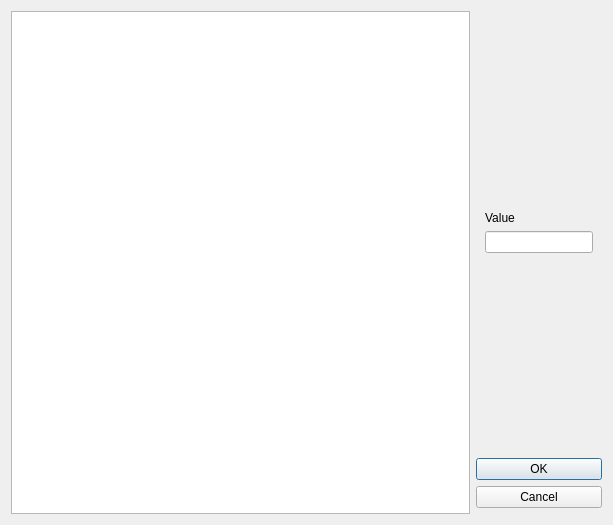
<?xml version="1.0" encoding="UTF-8"?>
<ui version="4.0">
 <class>CVarDialog</class>
 <widget class="QDialog" name="CVarDialog">
  <property name="geometry">
   <rect>
    <x>0</x>
    <y>0</y>
    <width>613</width>
    <height>525</height>
   </rect>
  </property>
  <property name="windowTitle">
   <string>Add CVar</string>
  </property>
  <layout class="QGridLayout" name="gridLayout">
   <item row="5" column="1">
    <widget class="QDialogButtonBox" name="buttonBox">
     <property name="sizePolicy">
      <sizepolicy hsizetype="Minimum" vsizetype="Maximum">
       <horstretch>0</horstretch>
       <verstretch>0</verstretch>
      </sizepolicy>
     </property>
     <property name="orientation">
      <enum>Qt::Vertical</enum>
     </property>
     <property name="standardButtons">
      <set>QDialogButtonBox::Cancel|QDialogButtonBox::Ok</set>
     </property>
    </widget>
   </item>
   <item row="1" column="1">
    <spacer name="verticalSpacer2">
     <property name="orientation">
      <enum>Qt::Vertical</enum>
     </property>
     <property name="sizeHint" stdset="0">
      <size>
       <width>20</width>
       <height>40</height>
      </size>
     </property>
    </spacer>
   </item>
   <item row="1" column="0" rowspan="6">
    <widget class="QListView" name="cvarList">
     <property name="editTriggers">
      <set>QAbstractItemView::NoEditTriggers</set>
     </property>
     <property name="alternatingRowColors">
      <bool>true</bool>
     </property>
    </widget>
   </item>
   <item row="2" column="1">
    <widget class="QStackedWidget" name="valueStack">
     <property name="sizePolicy">
      <sizepolicy hsizetype="Maximum" vsizetype="Maximum">
       <horstretch>0</horstretch>
       <verstretch>0</verstretch>
      </sizepolicy>
     </property>
     <property name="currentIndex">
      <number>0</number>
     </property>
     <widget class="QWidget" name="stringPage">
      <layout class="QVBoxLayout" name="stringPageLayout">
       <item>
        <widget class="QLabel" name="stringLabel">
         <property name="sizePolicy">
          <sizepolicy hsizetype="Fixed" vsizetype="Preferred">
           <horstretch>0</horstretch>
           <verstretch>0</verstretch>
          </sizepolicy>
         </property>
         <property name="text">
          <string>Value</string>
         </property>
         <property name="textFormat">
          <enum>Qt::PlainText</enum>
         </property>
         <property name="alignment">
          <set>Qt::AlignCenter</set>
         </property>
        </widget>
       </item>
       <item>
        <widget class="QLineEdit" name="stringValueField">
         <property name="sizePolicy">
          <sizepolicy hsizetype="Fixed" vsizetype="Fixed">
           <horstretch>0</horstretch>
           <verstretch>0</verstretch>
          </sizepolicy>
         </property>
        </widget>
       </item>
      </layout>
     </widget>
     <widget class="QWidget" name="boolPage">
      <layout class="QVBoxLayout" name="boolPageLayout">
       <item>
        <widget class="QCheckBox" name="booleanValueField">
         <property name="enabled">
          <bool>true</bool>
         </property>
         <property name="sizePolicy">
          <sizepolicy hsizetype="Minimum" vsizetype="Fixed">
           <horstretch>0</horstretch>
           <verstretch>0</verstretch>
          </sizepolicy>
         </property>
         <property name="text">
          <string>Enabled</string>
         </property>
        </widget>
       </item>
      </layout>
     </widget>
    </widget>
   </item>
   <item row="4" column="1">
    <spacer name="verticalSpacer">
     <property name="orientation">
      <enum>Qt::Vertical</enum>
     </property>
     <property name="sizeHint" stdset="0">
      <size>
       <width>20</width>
       <height>40</height>
      </size>
     </property>
    </spacer>
   </item>
  </layout>
 </widget>
 <resources/>
 <connections/>
</ui>
